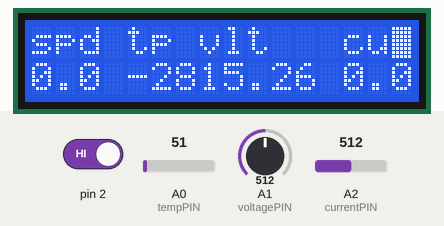
Bench run of a sketch on a simulated Arduino Uno, built with avr-gcc and run on an emulated ATmega328P. Parts: 16×2 character LCD. Inputs (shaded band) come from the test bench; at power-on: A0 (tempPIN) = 51, A1 (voltagePIN) = 512, pin 2 HIGH, A2 (currentPIN) = 512. Storage starts empty.

Above: at 3.2 s.
3.3 s: A0 (tempPIN) set to 61
At 4.6 s:
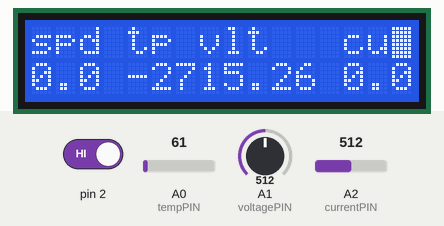
4.9 s: A1 (voltagePIN) set to 716
At 6.1 s:
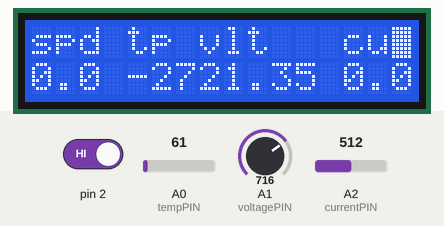
6.4 s: pin 2 driven LOW
At 6.9 s:
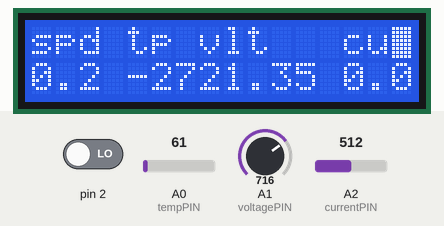
9.4 s: A0 (tempPIN) set to 71
At 10.3 s:
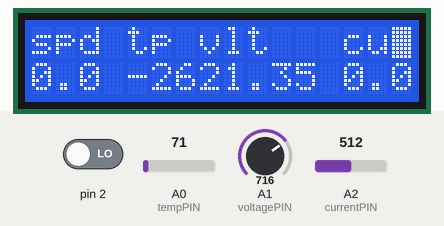
11.1 s: A1 (voltagePIN) set to 900
At 12.1 s:
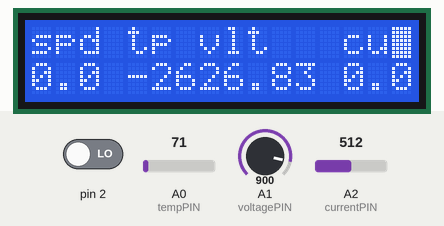
12.6 s: A0 (tempPIN) set to 86
At 13.7 s:
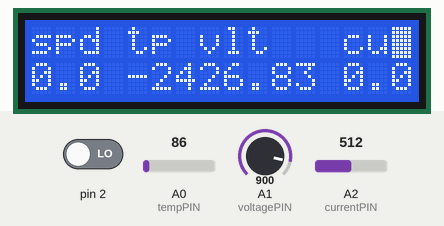
Timing chart, 0 to 15.1 s (numbered marks = the images above; inputs shaded):
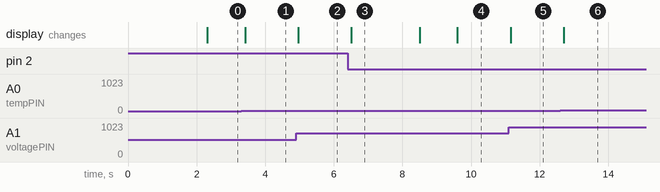

The sketch:

Arduino_GP_Log_Display.ino
```cpp
/*
GreenPower Data Logger
Marc Braden, Cara Li, Jofred Gonzalez

Circuit available at https://github.com/bradenib/GreenpowerUSA/blob/master/GreenpowerDatalogger.pdf

The data logger collects data from a variety of sensors (magnetic switch to detect wheel rotation, battery voltage, current sensor in series with battery,
and temperature sensor on motor case).  Raw analog values are converted appropriately using calibrations.  Speed (and a measure of efficiency) are calculated
when a hardware interrupt from the magnetic switch triggers the excecution of the time_period() function, at which point the time interval between rotations
can be determined.  The rest of the measurements are made every time the loop cycles.  Selected data are displayed on an LCD and saved to a SD card.

Hardware
ACS758 current sensor, expected 50 amp bidirectional 40mV/amp, but based on limited calibration it looks like a 200 amp bidirectional, 10mV/amp (9.8mV/amp measured)

04/24/2019
*Plan to include updated logging functions for backup
*Try to get higher resolution charge data without increasing the SD data writing rate.  We don't need more recorded data, but might benefit from more accureate charge data
Perhaps a timer interupt at a high frequency for charge calulation.  Or have an increased rate when the button is pressed and the car is going slow.
 */

#include <SPI.h>
#include <SD.h>
#include <LiquidCrystal.h>


//PIN ASSIGNMENTS
LiquidCrystal lcd(8, 7, 5, 4, 3, 6);  // last pin had a default of 2, but had to be changed to 6 due to conflict with interrupt from magnetic switch (interrupts only available on 2 and 3)
const int chipSelect = 10;  // pin 10 is used to control the SD card chip
//SD communicates with pins 11,12,13
//Pin 2 is the magnetic switch interrupt
const int currentPIN=A2;  //assignment of sensor pins
int voltagePIN=A1;
int tempPIN=A0;
int resetPin=18;  //Using A4 as a digital pin.  Pins for buttons to press during startup to reset the time to zero or delete the existing file
int deletePin=19;  //Using A5 as a digital pin

//Initiallizing measurement and calculation variables and constants
unsigned long trigger_time=0;  //the internal clock time (in milliseconds) when the magnetic switch is triggered
unsigned long last_trigger_time=0;  //the last time the switch was triggered
int time_interval=3000;  //anything large, so that it starts with a speed of zero, updated with difference after first use
long int rev=0;  //counts revolutions of the wheel
float speedo=0; //the speed of the cart
float voltage;  //Calibrated voltage in Volts
int rawCurrent; //Analog value from 0-1023, which should be aroudn 511 when there is no current
float current;  //Calibrated current in Amps
int currentZero; //the sensor has a zero offset error, so its value is measured when first turned on, and this value taken as zero
float charge=0;  //charge (ideally in Coulombs transfered through the battery) = current*time.  Ideally, the battery can transfer the same total charge from use to use.
float temp;

void setup() {
  //Serial.begin(9600);

  //initialize LCD
  lcd.begin(16, 2);
  //Zero the current sensor
  currentZero=analogRead(currentPIN);

  //attach interrupt so that every time the magnet passes the sensor the time_period function will update the period of rotation (time_interval)
  attachInterrupt(0,time_period,FALLING);  //attach speed sensor to digital pin 2

  // see if the card is present and can be initialized, and communicate SD status to LCD
  if (!SD.begin(chipSelect)) {
    lcd.print("Card failed!");
  }
  delay(2000);
  lcd.clear();
}

void loop() {
  //refresh rate for the speed display
  delay(200);

  //measuring speed from time interval and wheel circ.
  if (millis()-last_trigger_time>2000){  //set minimum speed to show zero
    speedo=0;
  } else{
    speedo=1000*1.57/time_interval;
  }

  //measuring and calculating voltage
  voltage=float(analogRead(voltagePIN))/1023*5*6.1;  // conversion from 10 bit to measured voltage (0-5V), then up again due to voltage divider circuit

  //measuring and calculating temperature
  temp=0.113*analogRead(tempPIN)-34;

  //sending readings to LCD
  lcd.setCursor(0,0);
  lcd.clear();
  lcd.print("spd tp vlt   cur");
  lcd.setCursor(0,1);  lcd.print(speedo,1);  lcd.setCursor(4,1);  lcd.print(temp,0);  lcd.setCursor(7,1);  lcd.print((voltage));  lcd.setCursor(13,1);  lcd.print(current,1);


  // make a string for assembling the data to log:
  String dataString = String(millis())+","+String(rev)+","+String(time_interval)+","+String(speedo)+","+String(voltage)+","+String(current)+","+String(charge)+","+String(temp);

  // open the file. note that only one file can be open at a time,
  // so you have to close this one before opening another.
  File dataFile = SD.open("datalog.txt", FILE_WRITE);

  // if the file is available, write to it:
  if (dataFile) {
    dataFile.println(dataString);
    lcd.setCursor(15,0);
    lcd.blink();
    dataFile.close();
    // print to the serial port too:
  }
  // if the file isn't open, pop up an error:
  else {
    lcd.noBlink();
  }
}

//Executes whenever the wheel turns, called by interrupt on pin 2
void time_period(){
  trigger_time=millis();
  if (trigger_time-last_trigger_time>100){            //ignores short time intervals caused by noise triggering the interrupt

    //time interval calculations
    time_interval=trigger_time-last_trigger_time;
    last_trigger_time=trigger_time;

    //counting revolutions
    rev=rev+1;  //adding up the cumulative distance traveled in revolutions

    //Current and charge use calculations
    rawCurrent=analogRead(currentPIN)-currentZero;
    if (rawCurrent<2){  //avoiding errors in small currents due to signal drift
      current=0;
    }
    else{
      current=float(rawCurrent)/1024*5*1000/11.5;   // 1024 possible values from 10-bit ADC over a 5 V range, converted to mV for the 11.5 mV/A conversion from calibration
    }
    charge=charge+(current*time_interval)/1000/3600;  // 1000 milliseconds per second, 3600 seconds per hour
  }

}
```

Measured:
- after the input at 3.3 s, the display: changes after 0.11 s (image 1)
- after the input at 4.9 s, the display: changes after 0.06 s (image 2)
- after the input at 6.4 s, the display: changes after 0.11 s (image 3)
- after the input at 9.4 s, the display: changes after 0.20 s (image 4)
- after the input at 11.1 s, the display: changes after 0.05 s (image 5)
- after the input at 12.6 s, the display: changes after 0.10 s (image 6)
- what the display in image 3 shows lasts 2.0 s, from 6.5 s to 8.5 s
